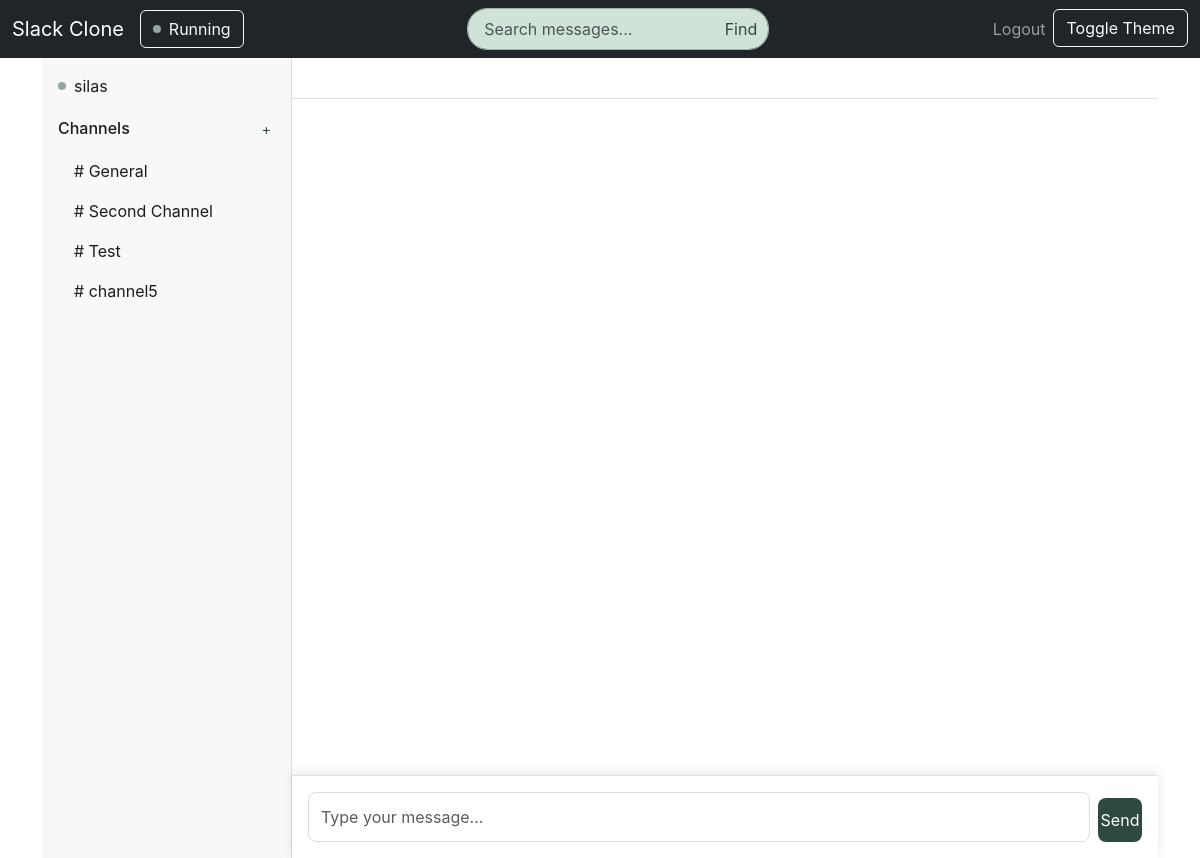
Page /chat (signed in) on the earlier database version.
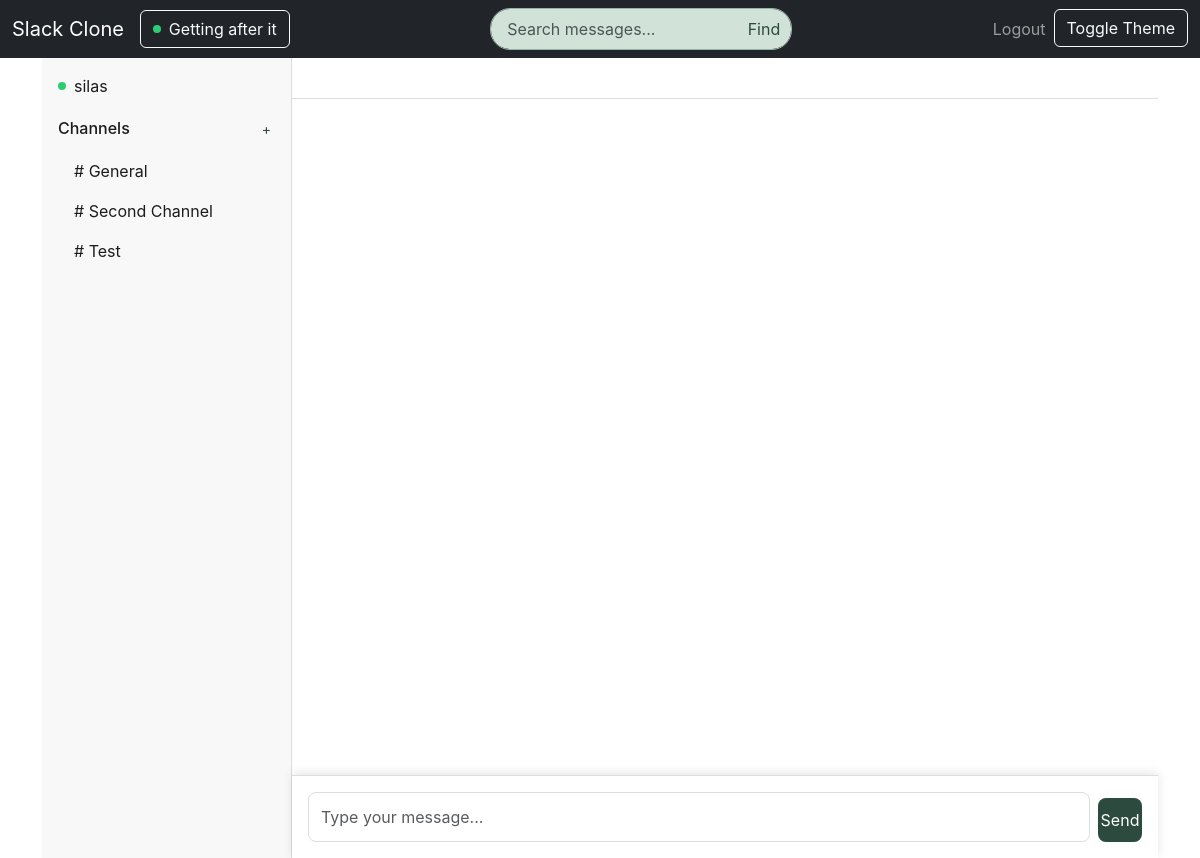
Same page on the later database version.
### models.py (models this page shows, shortened)
class User(UserMixin, db.Model):
    id = db.Column(db.Integer, primary_key=True)
    username = db.Column(db.String(64), unique=True, nullable=False)
    email = db.Column(db.String(120), unique=True, nullable=False)
    password_hash = db.Column(db.String(256))
    is_online = db.Column(db.Boolean, default=False)
    status = db.Column(db.String(50), default="Available")
    custom_status = db.Column(db.String(100))
    status_emoji = db.Column(db.String(32))  # New: Status emoji
    last_seen = db.Column(db.DateTime, default=datetime.utcnow)
    role = db.Column(db.String(20), default="member")  # New: User role
    join_date = db.Column(db.DateTime, default=datetime.utcnow)  # New: Join date
    bio = db.Column(db.String(500))  # New: User bio
    messages = db.relationship('Message', backref='user', lazy=True, foreign_keys='Message.user_id')
    pinned_messages = db.relationship('Message', backref='pinned_by', lazy=True, foreign_keys='Message.pinned_by_id')
    bookmarks = db.relationship('UserBookmark', backref='user', lazy=True)

class Channel(db.Model):
    id = db.Column(db.Integer, primary_key=True)
    name = db.Column(db.String(64), nullable=False)
    description = db.Column(db.String(256))
    created_at = db.Column(db.DateTime, default=datetime.utcnow)
    created_by_id = db.Column(db.Integer, db.ForeignKey('user.id'))
    is_private = db.Column(db.Boolean, default=False)
    messages = db.relationship('Message', backref='channel', lazy=True)

### app.py (the view)
@app.route('/chat')
@login_required
def chat():
    channels = Channel.query.all()
    return render_template('chat.html', channels=channels)

### app.py (called while the page is built)
@login_manager.user_loader
def load_user(user_id):
    from models import User
    return User.query.get(int(user_id))

### templates/chat.html (shortened to what this page needs)
{% extends "base.html" %}
{% block content %}
<div class="container">
    <div class="sidebar">
        <div class="user-info mb-3">
            <div class="d-flex align-items-center">
                <span class="status-dot {{ 'online' if current_user.is_online else 'offline' }}"></span>
                <span>{{ current_user.username }}</span>
            </div>
        </div>
        <div class="d-flex justify-content-between align-items-center mb-2">
            <h6 class="channels-header mb-0">Channels</h6>
            <button class="btn btn-sm btn-outline-primary p-1" data-bs-toggle="modal" data-bs-target="#newChannelModal">+</button>
        </div>
        <ul class="channel-list" id="channel-list">
            {% for channel in channels %}
            <li class="channel-item" data-channel-id="{{ channel.id }}">
                # {{ channel.name }}
            </li>
            {% endfor %}
        </ul>
    </div>
    <div class="main-content">
        <div class="channel-header" id="channel-header">
        </div>
        <div class="message-container" id="message-container">
        </div>
        <div class="input-container">
            <textarea
                id="message-input"
                class="form-control"
                placeholder="Type your message..."
                rows="1"
            ></textarea>
            <button class="send-button" title="Send message">Send</button>
        </div>
    </div>
</div>
{% endblock %}

### templates/base.html (shortened to what this page needs)
<!DOCTYPE html>
<html lang="en">
<head>
    <link href="https://cdn.jsdelivr.net/npm/bootstrap@5.3.0/dist/css/bootstrap.min.css" rel="stylesheet">
    <link href="{{ url_for('static', filename='css/style.css') }}" rel="stylesheet">
</head>
<body>
    {% block body %}
    <nav class="navbar navbar-expand-lg navbar-dark bg-dark">
        <div class="container-fluid">
            <a class="navbar-brand" href="/">Slack Clone</a>
            <div class="collapse navbar-collapse" id="navbarNav">
                <ul class="navbar-nav me-auto">
                    {% if current_user.is_authenticated %}
                    <li class="nav-item">
                        <button class="btn btn-outline-light me-2" data-bs-toggle="modal" data-bs-target="#statusModal">
                            <span class="status-dot {{ 'online' if current_user.is_online else 'offline' }}"></span>
                            {{ current_user.custom_status or 'Set status' }}
                        </button>
                    </li>
                    {% endif %}
                </ul>
                {% if current_user.is_authenticated %}
                <div class="nav-link search-container mx-auto">
                    <input type="text" id="searchInput" class="form-control" placeholder="Search messages...">
                    <button id="searchBtn" class="btn btn-outline-light">
                        Find
                    </button>
                </div>
                {% endif %}
                <ul class="navbar-nav ms-auto">
                    {% if current_user.is_authenticated %}
                    <li class="nav-item">
                        <a class="nav-link" href="{{ url_for('auth.logout') }}">Logout</a>
                    </li>
                    {% else %}
                    <li class="nav-item">
                        <a class="nav-link" href="{{ url_for('auth.login') }}">Login</a>
                    </li>
                    {% endif %}
                    <li class="nav-item">
                        <button id="theme-toggle" class="btn btn-outline-light">Toggle Theme</button>
                    </li>
                </ul>
            </div>
        </div>
    </nav>
    {% block content %}{% endblock %}
    {% endblock %}
</body>
</html>

### static/css/style.css (style rules this page uses)
:root { --primary-color: #2c4a3e; --secondary-color: #3e6b59; --accent-color: #98b4a6; --mint-green: #d1e3d9; --earthy-brown: #9b8875; --light-brown: #e6ddd1; --text-color: #1d1c1d; --border-color: #ddd; --bg-color: #fff; --sidebar-bg: #f8f8f8; }
body { margin: 0; padding: 0; font-family: -apple-system, BlinkMacSystemFont, "Segoe UI", Roboto, Helvetica, Arial, sans-serif; color: var(--text-color); background-color: var(--bg-color); }
.container { display: grid; grid-template-columns: 250px 1fr; height: 100vh; }
.sidebar { background-color: var(--sidebar-bg); border-right: 1px solid var(--border-color); padding: 1rem; }
.channel-list { list-style: none; padding: 0; margin: 0; }
.btn-outline-primary { border: none; color: var(--primary-color); transition: all 0.2s ease; }
.channel-item { padding: 0.5rem 1rem; cursor: pointer; border-radius: 4px; transition: background-color 0.2s; }
.main-content { display: flex; flex-direction: column; }
.channel-header { padding: 1rem; border-bottom: 1px solid var(--border-color); background-color: var(--bg-color); }
.message-container { flex: 1; overflow-y: auto; padding: 1rem; }
.input-container { padding: 1rem; border-top: 1px solid var(--border-color); display: flex; gap: 0.5rem; align-items: flex-end; background-color: var(--bg-color); position: sticky; bottom: 0; z-index: 100; box-shadow: 0 -2px 10px rgba(0, 0, 0, 0.1); }
#message-input { flex: 1; padding: 0.75rem; border: 1px solid var(--border-color); border-radius: 8px; resize: none; background-color: var(--bg-color); color: var(--text-color); min-height: 44px; max-height: 120px; }
.send-button { padding: 10px; background-color: var(--primary-color); border: none; border-radius: 8px; color: white; cursor: pointer; display: flex; align-items: center; justify-content: center; transition: all 0.2s ease; width: 44px; height: 44px; }
.search-container { display: flex; gap: 8px; align-items: center; position: relative; min-width: 300px; }
.search-container input { background-color: var(--mint-green); border: 1px solid var(--accent-color); color: var(--text-color); border-radius: 20px; padding: 8px 36px 8px 16px; width: 100%; transition: all 0.2s ease; }
#searchBtn { position: absolute; right: 8px; top: 50%; transform: translateY(-50%); background: none; border: none; padding: 4px; cursor: pointer; color: var(--primary-color); display: flex; align-items: center; justify-content: center; }
.status-dot { width: 8px; height: 8px; border-radius: 50%; display: inline-block; margin-right: 0.5rem; }
.status-dot.online { background-color: #2ecc71; }
.user-info { flex: 1; }
.navbar .btn-outline-light { display: inline-flex; align-items: center; gap: 8px; }
.navbar .status-dot { width: 8px; height: 8px; margin: 0; }

Differences in the rows shown:
removed Channel: name "channel5"
changed User "silas": is_online False → True (drawn); custom_status "Running" → "Getting after it"
